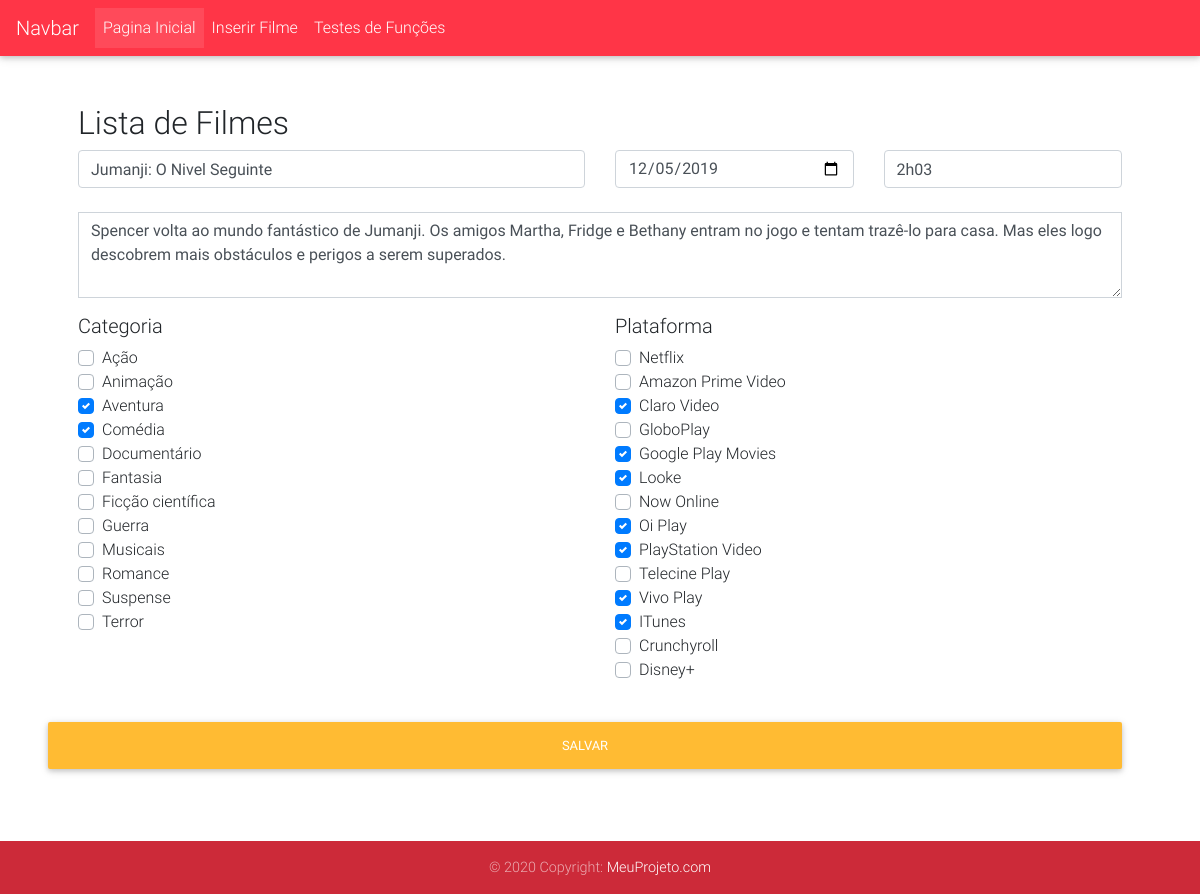
The page /Home/insere_filme/9 on the database its author committed.
### tables this page shows
CREATE TABLE `filme` (
  `id` int(11) NOT NULL,
  `titulo` varchar(150) NOT NULL,
  `ano_lancamento` date NOT NULL,
  `duracao` varchar(50) NOT NULL,
  `sinopse` longtext NOT NULL
);

CREATE TABLE `categoria_filme` (
  `id` int(11) NOT NULL,
  `id_filme` int(11) NOT NULL,
  `categoria` int(11) NOT NULL
);

CREATE TABLE `plataforma_filme` (
  `id` int(11) NOT NULL,
  `id_filme` int(11) NOT NULL,
  `plataforma` int(11) NOT NULL
);

### application/controllers/Home.php (called while the page is built, shortened)
<?php
class Home extends CI_Controller{
    function __construct()
    {
        $this->load->model("Home_Model", "m_home");
    }
    public function insere_filme($id = null)
    {
        $data["erro"] = $this->m_home->insere_filme();
        if($id != null)
            $data["filme"] = $this->m_home->get_filmes($id)[0];
        $data["categoria"] = $this->m_home->get_categoria();
        $data["plataforma"] = $this->m_home->get_plataformas();
        $this->load->view("template/header", $data, false);
        $this->load->view("home/form_insere", $data, false);
        $this->load->view("template/footer", $data, false);
    }
}

### index.php (called while the page is built, shortened)
<?php
require_once BASEPATH.'core/CodeIgniter.php';

### application/models/Home_model.php (called while the page is built, shortened)
<?php
class Home_Model extends CI_Model{
    public function get_filmes($id = null)
    {
        if($id != null)
            $this->db->where("id = $id");
        $query = $this->db->get("filme")->result();
        if($query)
        {
            foreach($query as $item)
            {
                $item->categoria = $this->db->get_where("categoria_filme", "id_filme = $item->id")->result();
                $item->plataforma = $this->db->get_where("plataforma_filme", "id_filme = $item->id")->result();
            }
        }
        else
        {
            return array();
        }
        return $query;
    }
    public function get_categoria($id = null)
    {
        $categoria = array();
        $categoria[] = array("id"=> 1, "nome" => "Ação");
        $categoria[] = array("id"=> 2, "nome" => "Animação");
        $categoria[] = array("id"=> 3, "nome" => "Aventura");
        $categoria[] = array("id"=> 4, "nome" => "Comédia");
        $categoria[] = array("id"=> 5, "nome" => "Documentário");
        $categoria[] = array("id"=> 6, "nome" => "Fantasia");
        $categoria[] = array("id"=> 7, "nome" => "Ficção científica");
        $categoria[] = array("id"=> 8, "nome" => "Guerra");
        $categoria[] = array("id"=> 9, "nome" => "Musicais");
        $categoria[] = array("id"=> 10, "nome" => "Romance");
        $categoria[] = array("id"=> 11, "nome" => "Suspense");
        $categoria[] = array("id"=> 12, "nome" => "Terror");
        if($id != null)
        {
            return $categoria[$id-1];
        }
        return $categoria;
    }
    public function get_plataformas($id = null)
    {
        $plataforma = array();
        $plataforma[] = array("id"=> 1, "nome" => "Netflix");
        $plataforma[] = array("id"=> 2, "nome" => "Amazon Prime Video");
        $plataforma[] = array("id"=> 3, "nome" => "Claro Video");
        $plataforma[] = array("id"=> 4, "nome" => "GloboPlay");
        $plataforma[] = array("id"=> 5, "nome" => "Google Play Movies");
        $plataforma[] = array("id"=> 6, "nome" => "Looke");
        $plataforma[] = array("id"=> 7, "nome" => "Now Online");
        $plataforma[] = array("id"=> 8, "nome" => "Oi Play");
        $plataforma[] = array("id"=> 9, "nome" => "PlayStation Video");
        $plataforma[] = array("id"=> 10, "nome" => "Telecine Play");
        $plataforma[] = array("id"=> 11, "nome" => "Vivo Play");
        $plataforma[] = array("id"=> 12, "nome" => "ITunes");
        $plataforma[] = array("id"=> 13, "nome" => "Crunchyroll");
        $plataforma[] = array("id"=> 14, "nome" => "Disney+");
        if($id != null)
        {
            return $plataforma[$id-1];
        }
        return $plataforma;
    }
    public function insere_filme()
    {
        if(sizeof($_POST) == 0) return;
        $rst = (object)array("result" => false, "msg" => "", "tipo" => 0);
        $data = (object)$this->input->post();
        $this->db->set("titulo", $data->titulo);
        $this->db->set("ano_lancamento", $data->ano_lancamento);
        $this->db->set("duracao", $data->duracao);
        $this->db->set("sinopse", $data->sinopse);
        return $rst;
    }
}

### application/views/home/form_insere.php (the view, shortened to what this page needs)
<div class="container p-5">
    <h2>Lista de Filmes</h2>
    <form method="post" action="#">
        <div class="row">
            <div class="col-md-6 col-sm-6 col-xs-12">
                <input type="text" id="titulo" name="titulo" value="<?= isset($filme) ? $filme->titulo : "" ?>" class="form-control mb-4" placeholder="Titulo">
            </div>
            <div class="col-md-3 col-sm-3 col-xs-12">
                <input type="date" id="ano_lancamento" value="<?= isset($filme) ? $filme->ano_lancamento : "" ?>" name="ano_lancamento" class="form-control mb-4" placeholder="Data de Lançamento">
            </div>
            <div class="col-md-3 col-sm-3 col-xs-12">
                <input type="text" id="duracao" value="<?= isset($filme) ? $filme->duracao : "" ?>" name="duracao" class="form-control mb-4" placeholder="Duração do Filme">
            </div>
            <div class="col-md-12 col-sm-12 col-xs-12">
                <textarea class="form-control rounded-0" id="sinopse" rows="3" name="sinopse" placeholder="Sinopse"><?= isset($filme) ? $filme->sinopse : ""  ?></textarea>
            </div>
        </div>
        <div class="row mt-3">
            <div class="col-md-6 col-sm-6 col-xs-12">
                <h5>Categoria</h5>
                <?php foreach($categoria as $item): ?>
                    <?php if(isset($filme)): ?>
                        <?php foreach($filme->categoria as $value): ?>
                            <?php $item["verif"] = 0; ?>
                            <?php if($value->categoria == $item["id"]): ?>
                                <?php $item["verif"] = 1; ?>
                                <div class="custom-control custom-checkbox">
                                    <label class="custom-control-label" for="categoria<?= $item["id"] ?>"><?= $item["nome"] ?></label>
                                </div>
                                <?php break; ?>
                            <?php endif; ?>
                        <?php endforeach; ?>
                        <?php if($item["verif"] == 0): ?>
                            <div class="custom-control custom-checkbox">
                                <label class="custom-control-label" for="categoria<?= $item["id"] ?>"><?= $item["nome"] ?></label>
                            </div>
                        <?php endif; ?>
                    <?php endif; ?>
                <?php endforeach; ?>
            </div>
            <div class="col-md-6 col-sm-6 col-xs-12">
                <h5>Plataforma</h5>
                <?php foreach($plataforma as $item): ?>
                    <?php if(isset($filme)): ?>
                        <?php foreach($filme->plataforma as $value): ?>
                            <?php $item["verif"] = 0; ?>
                            <?php if($value->plataforma == $item["id"]): ?>
                                <?php $item["verif"] = 1; ?>
                                <div class="custom-control custom-checkbox">
                                    <label class="custom-control-label" for="plataforma<?= $item["id"] ?>"><?= $item["nome"] ?></label>
                                </div>
                                <?php break; ?>
                            <?php endif; ?>
                        <?php endforeach; ?>
                        <?php if($item["verif"] == 0): ?>
                            <div class="custom-control custom-checkbox">
                                <label class="custom-control-label" for="plataforma<?= $item["id"] ?>"><?= $item["nome"] ?></label>
                            </div>
                        <?php endif; ?>
                    <?php endif; ?>
                <?php endforeach; ?>
            </div>
        </div>
        <div class="row mt-3">
            <button class="btn btn-warning btn-block my-4" type="submit">Salvar</button>
        </div>
    </form>
</div>

### rows shown on the page
filme: titulo "Jumanji: O Nivel Seguinte", ano_lancamento "12/05/2019", duracao "2h03", sinopse "Spencer volta ao mundo fantástico de Jumanji. Os amigos Martha, Fridge e Bethany entram no jogo e tentam trazê-lo para casa. Mas eles logo descobrem mais obstáculos e perigos a serem superados."
categoria_filme: nome "Aventura"
categoria_filme: nome "Comédia"
plataforma_filme: nome "Claro Video"
plataforma_filme: nome "Google Play Movies"
plataforma_filme: nome "Looke"
plataforma_filme: nome "Oi Play"
plataforma_filme: nome "PlayStation Video"
plataforma_filme: nome "Vivo Play"
plataforma_filme: nome "ITunes"

### other values the page prints
$item["nome"] "Ação"
$item["nome"] "Animação"
$item["nome"] "Documentário"
$item["nome"] "Fantasia"
$item["nome"] "Ficção científica"
$item["nome"] "Guerra"
$item["nome"] "Musicais"
$item["nome"] "Romance"
$item["nome"] "Suspense"
$item["nome"] "Terror"
$item["nome"] "Netflix"
$item["nome"] "Amazon Prime Video"
$item["nome"] "GloboPlay"
$item["nome"] "Now Online"
$item["nome"] "Telecine Play"
